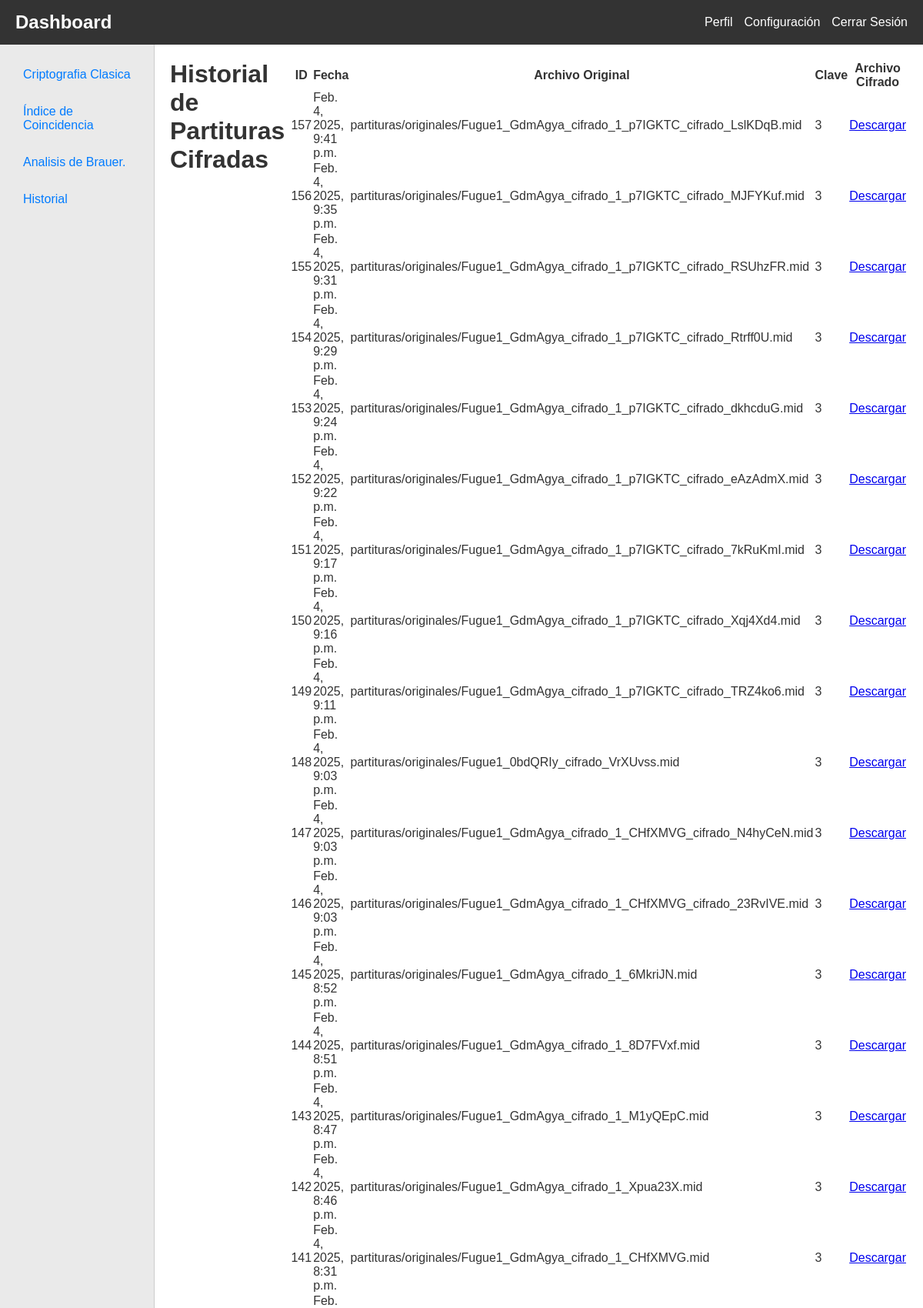
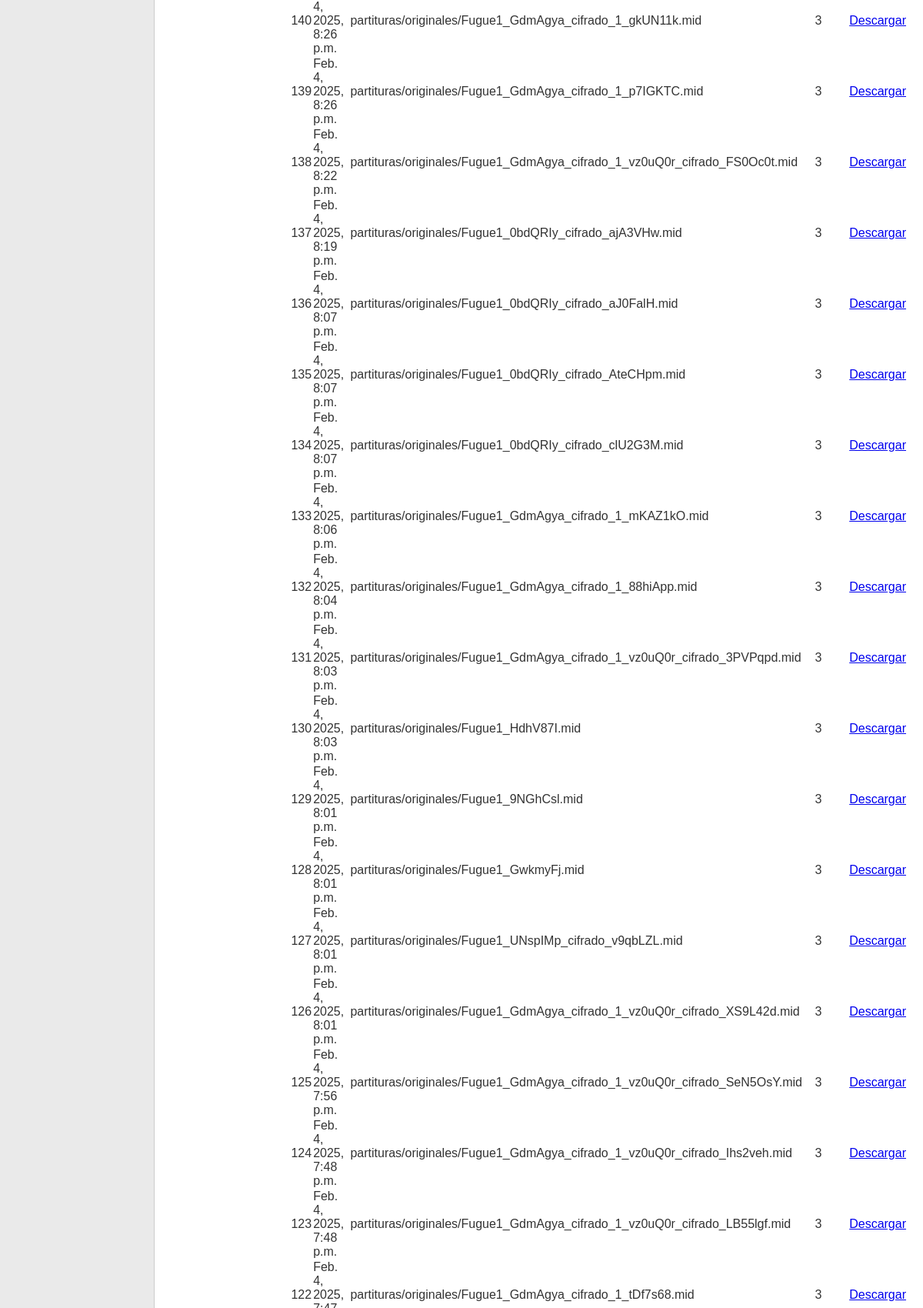
Screenshot of /dashboard/modulo/cifrado_musical/historial/ (signed in, upper part) with the database file from the repository (2 pictures, top to bottom).
### cifrado_musical/models.py (models this page shows, shortened)
class PartituraCifrada(models.Model):
    usuario = models.ForeignKey(User, on_delete=models.CASCADE)
    archivo_original = models.FileField(upload_to='partituras/originales/')
    clave = models.IntegerField()
    archivo_cifrado = models.FileField(upload_to='partituras/cifradas/', blank=True, null=True)
    fecha_creacion = models.DateTimeField(auto_now_add=True)

### cifrado_musical/views.py (the view)
# urls.py: path('historial/', views.historial_partituras_view, name='historial'),
@login_required
def historial_partituras_view(request):
    datos = PartituraCifrada.objects.filter(usuario=request.user).order_by('-fecha_creacion')
    return render(request, 'cifrado_musical/historial.html', {'datos': datos})

### cifrado_musical/templates/cifrado_musical/historial.html
{% extends "dashboard/index.html" %}
{% block content %}
<div class="container mt-4">
    <h1 class="text-center">Historial de Partituras Cifradas</h1>
    {% if datos %}
    <table class="table table-striped mt-4">
        <thead>
            <tr>
                <th>ID</th>
                <th>Fecha</th>
                <th>Archivo Original</th>
                <th>Clave</th>
                <th>Archivo Cifrado</th>
            </tr>
        </thead>
        <tbody>
            {% for partitura in datos %}
            <tr>
                <td>{{ partitura.id }}</td>
                <td>{{ partitura.fecha_creacion }}</td>
                <td>{{ partitura.archivo_original }}</td>
                <td>{{ partitura.clave }}</td>
                <td>
                    {% if partitura.archivo_cifrado %}
                    <a href="{{ partitura.archivo_cifrado.url }}" download class="btn btn-primary">Descargar</a>
                    {% else %}
                    No disponible
                    {% endif %}
                </td>
            </tr>
            {% endfor %}
        </tbody>
    </table>
    {% else %}
    <p class="text-center">No hay partituras cifradas aún.</p>
    {% endif %}
</div>
{% endblock %}

### AppCriptografia/dashboard/templates/dashboard/index.html (shortened to what this page needs)
<!DOCTYPE html>
<html lang="en">
<head>
</head>
<body>
    <header>
        <h1>Dashboard</h1>
        <nav>
            <a href="{% url 'core:profile' %}">Perfil</a>
            <a href="#">Configuración</a>
            <a href="{% url 'core:logout' %}">Cerrar Sesión</a>
        </nav>
    </header>
    <div class="container">
        <aside>
            <a href="{% url 'dashboard:cifrar_metodos' %}">Criptografia Clasica</a>
            <a href="{% url 'indiceCoincidencia:indice_coincidencia' %}">Índice de Coincidencia</a>
            <a href="{% url 'AnalisisBrauer:index' %}">Analisis de Brauer.</a>
            <a href="{% url 'core:historial' %}">Historial</a>
        </aside>
        <main>
            {% block content %}{% endblock %}
        </main>
    </div>
</body>
</html>

### AppCriptografia/dashboard/templates/dashboard/index.html (style rules this page uses)
* { margin: 0; padding: 0; box-sizing: border-box; font-family: 'Arial', sans-serif; }
body { background-color: #f4f4f9; color: #333; display: flex; flex-direction: column; min-height: 100vh; }
header { background-color: #333; color: #fff; padding: 15px 20px; display: flex; justify-content: space-between; align-items: center; }
header h1 { font-size: 1.5rem; }
header nav { display: flex; gap: 15px; }
header nav a { color: #fff; text-decoration: none; font-size: 1rem; }
.container { display: flex; flex: 1; }
aside { width: 200px; background-color: #eaeaea; padding: 20px; }
aside a { text-decoration: none; display: block; padding: 10px; color: #007bff; margin-bottom: 10px; border-radius: 5px; transition: background-color 0.3s; }
main { flex: 1; padding: 20px; background-color: #fff; border-left: 1px solid #ccc; }

### rows the page displays
PartituraCifrada: id "157", fecha_creacion "Feb. 4, 2025, 9:41 p.m.", archivo_original "partituras/originales/Fugue1_GdmAgya_cifrado_1_p7IGKTC_cifrado_LslKDqB.mid", clave "3"
PartituraCifrada: id "156", fecha_creacion "Feb. 4, 2025, 9:35 p.m.", archivo_original "partituras/originales/Fugue1_GdmAgya_cifrado_1_p7IGKTC_cifrado_MJFYKuf.mid", clave "3"
PartituraCifrada: id "155", fecha_creacion "Feb. 4, 2025, 9:31 p.m.", archivo_original "partituras/originales/Fugue1_GdmAgya_cifrado_1_p7IGKTC_cifrado_RSUhzFR.mid", clave "3"
PartituraCifrada: id "154", fecha_creacion "Feb. 4, 2025, 9:29 p.m.", archivo_original "partituras/originales/Fugue1_GdmAgya_cifrado_1_p7IGKTC_cifrado_Rtrff0U.mid", clave "3"
PartituraCifrada: id "153", fecha_creacion "Feb. 4, 2025, 9:24 p.m.", archivo_original "partituras/originales/Fugue1_GdmAgya_cifrado_1_p7IGKTC_cifrado_dkhcduG.mid", clave "3"
PartituraCifrada: id "152", fecha_creacion "Feb. 4, 2025, 9:22 p.m.", archivo_original "partituras/originales/Fugue1_GdmAgya_cifrado_1_p7IGKTC_cifrado_eAzAdmX.mid", clave "3"
PartituraCifrada: id "151", fecha_creacion "Feb. 4, 2025, 9:17 p.m.", archivo_original "partituras/originales/Fugue1_GdmAgya_cifrado_1_p7IGKTC_cifrado_7kRuKmI.mid", clave "3"
PartituraCifrada: id "150", fecha_creacion "Feb. 4, 2025, 9:16 p.m.", archivo_original "partituras/originales/Fugue1_GdmAgya_cifrado_1_p7IGKTC_cifrado_Xqj4Xd4.mid", clave "3"
PartituraCifrada: id "149", fecha_creacion "Feb. 4, 2025, 9:11 p.m.", archivo_original "partituras/originales/Fugue1_GdmAgya_cifrado_1_p7IGKTC_cifrado_TRZ4ko6.mid", clave "3"
PartituraCifrada: id "148", fecha_creacion "Feb. 4, 2025, 9:03 p.m.", archivo_original "partituras/originales/Fugue1_0bdQRIy_cifrado_VrXUvss.mid", clave "3"
PartituraCifrada: id "147", fecha_creacion "Feb. 4, 2025, 9:03 p.m.", archivo_original "partituras/originales/Fugue1_GdmAgya_cifrado_1_CHfXMVG_cifrado_N4hyCeN.mid", clave "3"
PartituraCifrada: id "146", fecha_creacion "Feb. 4, 2025, 9:03 p.m.", archivo_original "partituras/originales/Fugue1_GdmAgya_cifrado_1_CHfXMVG_cifrado_23RvIVE.mid", clave "3"
PartituraCifrada: id "145", fecha_creacion "Feb. 4, 2025, 8:52 p.m.", archivo_original "partituras/originales/Fugue1_GdmAgya_cifrado_1_6MkriJN.mid", clave "3"
PartituraCifrada: id "144", fecha_creacion "Feb. 4, 2025, 8:51 p.m.", archivo_original "partituras/originales/Fugue1_GdmAgya_cifrado_1_8D7FVxf.mid", clave "3"
PartituraCifrada: id "143", fecha_creacion "Feb. 4, 2025, 8:47 p.m.", archivo_original "partituras/originales/Fugue1_GdmAgya_cifrado_1_M1yQEpC.mid", clave "3"
PartituraCifrada: id "142", fecha_creacion "Feb. 4, 2025, 8:46 p.m.", archivo_original "partituras/originales/Fugue1_GdmAgya_cifrado_1_Xpua23X.mid", clave "3"
PartituraCifrada: id "141", fecha_creacion "Feb. 4, 2025, 8:31 p.m.", archivo_original "partituras/originales/Fugue1_GdmAgya_cifrado_1_CHfXMVG.mid", clave "3"
PartituraCifrada: id "140", fecha_creacion "Feb. 4, 2025, 8:26 p.m.", archivo_original "partituras/originales/Fugue1_GdmAgya_cifrado_1_gkUN11k.mid", clave "3"
PartituraCifrada: id "139", fecha_creacion "Feb. 4, 2025, 8:26 p.m.", archivo_original "partituras/originales/Fugue1_GdmAgya_cifrado_1_p7IGKTC.mid", clave "3"
PartituraCifrada: id "138", fecha_creacion "Feb. 4, 2025, 8:22 p.m.", archivo_original "partituras/originales/Fugue1_GdmAgya_cifrado_1_vz0uQ0r_cifrado_FS0Oc0t.mid", clave "3"
PartituraCifrada: id "137", fecha_creacion "Feb. 4, 2025, 8:19 p.m.", archivo_original "partituras/originales/Fugue1_0bdQRIy_cifrado_ajA3VHw.mid", clave "3"
PartituraCifrada: id "136", fecha_creacion "Feb. 4, 2025, 8:07 p.m.", archivo_original "partituras/originales/Fugue1_0bdQRIy_cifrado_aJ0FalH.mid", clave "3"
PartituraCifrada: id "135", fecha_creacion "Feb. 4, 2025, 8:07 p.m.", archivo_original "partituras/originales/Fugue1_0bdQRIy_cifrado_AteCHpm.mid", clave "3"
PartituraCifrada: id "134", fecha_creacion "Feb. 4, 2025, 8:07 p.m.", archivo_original "partituras/originales/Fugue1_0bdQRIy_cifrado_clU2G3M.mid", clave "3"
PartituraCifrada: id "133", fecha_creacion "Feb. 4, 2025, 8:06 p.m.", archivo_original "partituras/originales/Fugue1_GdmAgya_cifrado_1_mKAZ1kO.mid", clave "3"
PartituraCifrada: id "132", fecha_creacion "Feb. 4, 2025, 8:04 p.m.", archivo_original "partituras/originales/Fugue1_GdmAgya_cifrado_1_88hiApp.mid", clave "3"
PartituraCifrada: id "131", fecha_creacion "Feb. 4, 2025, 8:03 p.m.", archivo_original "partituras/originales/Fugue1_GdmAgya_cifrado_1_vz0uQ0r_cifrado_3PVPqpd.mid", clave "3"
PartituraCifrada: id "130", fecha_creacion "Feb. 4, 2025, 8:03 p.m.", archivo_original "partituras/originales/Fugue1_HdhV87I.mid", clave "3"
PartituraCifrada: id "129", fecha_creacion "Feb. 4, 2025, 8:01 p.m.", archivo_original "partituras/originales/Fugue1_9NGhCsl.mid", clave "3"
PartituraCifrada: id "128", fecha_creacion "Feb. 4, 2025, 8:01 p.m.", archivo_original "partituras/originales/Fugue1_GwkmyFj.mid", clave "3"
PartituraCifrada: id "127", fecha_creacion "Feb. 4, 2025, 8:01 p.m.", archivo_original "partituras/originales/Fugue1_UNspIMp_cifrado_v9qbLZL.mid", clave "3"
PartituraCifrada: id "126", fecha_creacion "Feb. 4, 2025, 8:01 p.m.", archivo_original "partituras/originales/Fugue1_GdmAgya_cifrado_1_vz0uQ0r_cifrado_XS9L42d.mid", clave "3"
PartituraCifrada: id "125", fecha_creacion "Feb. 4, 2025, 7:56 p.m.", archivo_original "partituras/originales/Fugue1_GdmAgya_cifrado_1_vz0uQ0r_cifrado_SeN5OsY.mid", clave "3"
PartituraCifrada: id "124", fecha_creacion "Feb. 4, 2025, 7:48 p.m.", archivo_original "partituras/originales/Fugue1_GdmAgya_cifrado_1_vz0uQ0r_cifrado_Ihs2veh.mid", clave "3"
PartituraCifrada: id "123", fecha_creacion "Feb. 4, 2025, 7:48 p.m.", archivo_original "partituras/originales/Fugue1_GdmAgya_cifrado_1_vz0uQ0r_cifrado_LB55lgf.mid", clave "3"
PartituraCifrada: id "122", archivo_original "partituras/originales/Fugue1_GdmAgya_cifrado_1_tDf7s68.mid", clave "3"
